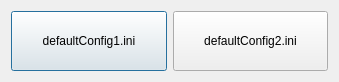
<?xml version="1.0" encoding="UTF-8"?>
<ui version="4.0">
 <class>GenerateConfigDialog</class>
 <widget class="QDialog" name="GenerateConfigDialog">
  <property name="geometry">
   <rect>
    <x>0</x>
    <y>0</y>
    <width>339</width>
    <height>82</height>
   </rect>
  </property>
  <property name="windowTitle">
   <string>生成defaultConfig.ini文件</string>
  </property>
  <layout class="QGridLayout" name="gridLayout">
   <item row="0" column="0">
    <widget class="QPushButton" name="pushButton">
     <property name="sizePolicy">
      <sizepolicy hsizetype="MinimumExpanding" vsizetype="MinimumExpanding">
       <horstretch>0</horstretch>
       <verstretch>0</verstretch>
      </sizepolicy>
     </property>
     <property name="text">
      <string>defaultConfig1.ini</string>
     </property>
    </widget>
   </item>
   <item row="0" column="1">
    <widget class="QPushButton" name="pushButton_2">
     <property name="sizePolicy">
      <sizepolicy hsizetype="MinimumExpanding" vsizetype="Preferred">
       <horstretch>0</horstretch>
       <verstretch>0</verstretch>
      </sizepolicy>
     </property>
     <property name="text">
      <string>defaultConfig2.ini</string>
     </property>
    </widget>
   </item>
  </layout>
 </widget>
 <resources/>
 <connections/>
</ui>
